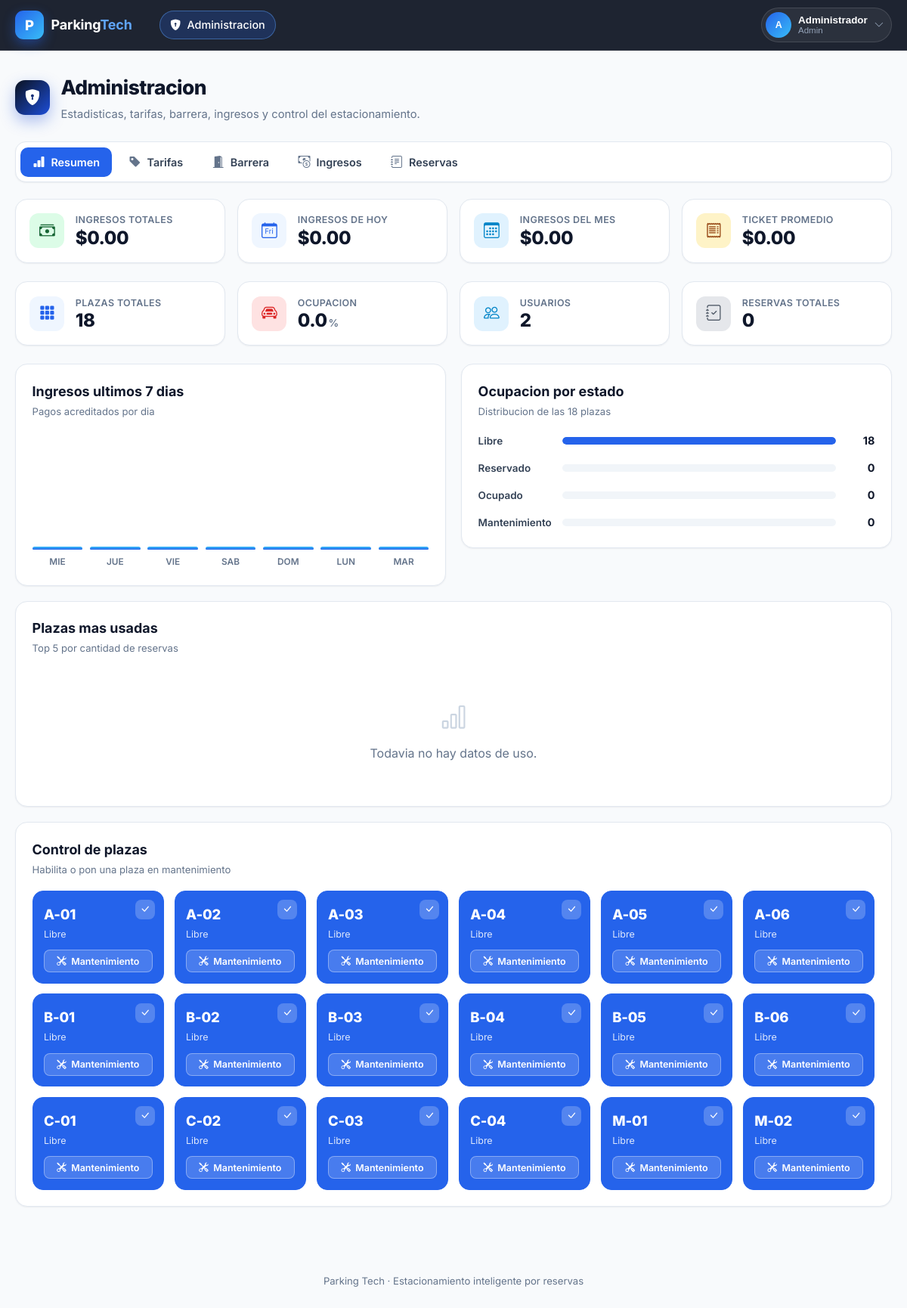
The app's page /vistas/admin.php (signed in) with its own data.
### tables this page shows
CREATE TABLE `usuarios` (
  `id`         INT AUTO_INCREMENT PRIMARY KEY,
  `nombre`     VARCHAR(100) NOT NULL,
  `email`      VARCHAR(150) NOT NULL,
  `password`   VARCHAR(255) NOT NULL,
  `telefono`   VARCHAR(30)  DEFAULT NULL,
  `rol`        ENUM('usuario','admin') NOT NULL DEFAULT 'usuario',
  `creado_en`  DATETIME NOT NULL DEFAULT CURRENT_TIMESTAMP,
  UNIQUE KEY `uq_usuarios_email` (`email`)
);

CREATE TABLE `espacios` (
  `id`        INT AUTO_INCREMENT PRIMARY KEY,
  `codigo`    VARCHAR(10) NOT NULL,
  `tipo`      ENUM('auto','moto') NOT NULL DEFAULT 'auto',
  `estado`    ENUM('libre','reservado','ocupado','mantenimiento') NOT NULL DEFAULT 'libre',
  `ubicacion` VARCHAR(100) DEFAULT NULL,
  `creado_en` DATETIME NOT NULL DEFAULT CURRENT_TIMESTAMP,
  UNIQUE KEY `uq_espacios_codigo` (`codigo`)
);

### includes/funciones.php (called while the page is built, shortened)
<?php
require_once __DIR__ . '/db.php';
function asset(string $ruta): string
{
    $ruta = ltrim($ruta, '/');
    $abs  = dirname(__DIR__) . '/' . $ruta;
    $v    = is_file($abs) ? (string) filemtime($abs) : '1';
    return raiz_web() . '/' . $ruta . '?v=' . $v;
}
function iniciales(string $nombre): string
{
    $partes = preg_split('/\s+/', trim($nombre)) ?: [];
    $ini    = strtoupper(substr($partes[0] ?? '', 0, 1) . substr($partes[1] ?? '', 0, 1));
    return $ini !== '' ? $ini : '?';
}
function disponibilidad_espacios(): array
{
    $pdo = db();
    return $pdo->query(
        "SELECT e.*, t.precio_hora,
                (SELECT MIN(r.fin)
                   FROM reservas r
                  WHERE r.espacio_id = e.id
                    AND r.estado IN ('pendiente','ingresado')
                    AND r.fin >= NOW()) AS libre_desde
           FROM espacios e
           LEFT JOIN tarifas t ON t.activo = 1 AND t.nombre = CONCAT('Hora ', e.tipo)
          ORDER BY e.codigo"
    )->fetchAll();
}
function admin_estadisticas(): array
{
    $pdo = db();
    $e   = [];
    $esp = ['libre' => 0, 'reservado' => 0, 'ocupado' => 0, 'mantenimiento' => 0];
    foreach ($pdo->query('SELECT estado, COUNT(*) c FROM espacios GROUP BY estado') as $r) {
        $esp[$r['estado']] = (int) $r['c'];
    }
    $e['espacios']       = $esp;
    $e['espacios_total'] = array_sum($esp);
    $e['ocupacion_pct']  = $e['espacios_total'] > 0
        ? round((($esp['ocupado'] + $esp['reservado']) / $e['espacios_total']) * 100, 1)
        : 0.0;
    $e['usuarios']  = (int) $pdo->query('SELECT COUNT(*) FROM usuarios')->fetchColumn();
    $e['admins']    = (int) $pdo->query("SELECT COUNT(*) FROM usuarios WHERE rol = 'admin'")->fetchColumn();
    $e['vehiculos'] = (int) $pdo->query('SELECT COUNT(*) FROM vehiculos')->fetchColumn();
    $res = ['pendiente' => 0, 'ingresado' => 0, 'finalizado' => 0, 'cancelada' => 0];
    foreach ($pdo->query('SELECT estado, COUNT(*) c FROM reservas GROUP BY estado') as $r) {
        $res[$r['estado']] = (int) $r['c'];
    }
    $e['reservas']       = $res;
    $e['reservas_total'] = array_sum($res);
    $e['ingresos_total'] = (float) $pdo->query(
        'SELECT COALESCE(SUM(monto), 0) FROM reservas WHERE pagada = 1'
    )->fetchColumn();
    $e['ingresos_hoy'] = (float) $pdo->query(
        'SELECT COALESCE(SUM(monto), 0) FROM reservas WHERE pagada = 1 AND DATE(pagado_en) = CURDATE()'
    )->fetchColumn();
    $e['ingresos_mes'] = (float) $pdo->query(
        'SELECT COALESCE(SUM(monto), 0) FROM reservas
          WHERE pagada = 1
            AND YEAR(pagado_en) = YEAR(CURDATE())
            AND MONTH(pagado_en) = MONTH(CURDATE())'
    )->fetchColumn();
    $e['pagos_count']     = (int) $pdo->query('SELECT COUNT(*) FROM reservas WHERE pagada = 1')->fetchColumn();
    $e['ticket_promedio'] = $e['pagos_count'] > 0
        ? round($e['ingresos_total'] / $e['pagos_count'], 2)
        : 0.0;
    $e['ingresos_tipo'] = $pdo->query(
        "SELECT e.tipo, COALESCE(SUM(r.monto), 0) total, COUNT(*) c
           FROM reservas r
           JOIN espacios e ON e.id = r.espacio_id
          WHERE r.pagada = 1
          GROUP BY e.tipo"
    )->fetchAll();
    $e['ingresos_7d'] = $pdo->query(
        "SELECT DATE(pagado_en) d, COALESCE(SUM(monto), 0) total
           FROM reservas
          WHERE pagada = 1 AND pagado_en >= (CURDATE() - INTERVAL 6 DAY)
          GROUP BY DATE(pagado_en)
          ORDER BY d"
    )->fetchAll();
    $e['top_espacios'] = $pdo->query(
        "SELECT e.codigo, e.tipo, COUNT(*) c, COALESCE(SUM(r.monto), 0) total
           FROM reservas r
           JOIN espacios e ON e.id = r.espacio_id
          GROUP BY e.id, e.codigo, e.tipo
          ORDER BY c DESC
          LIMIT 5"
    )->fetchAll();
    return $e;
}
function admin_serie_7d(array $filas): array
{
    $mapa = [];
    $dias   = [1 => 'Lun', 'Mar', 'Mie', 'Jue', 'Vie', 'Sab', 'Dom'];
    $serie  = [];
    $hoy    = new DateTimeImmutable('today');
    for ($i = 6; $i >= 0; $i--) {
        $dia = $hoy->sub(new DateInterval('P' . $i . 'D'));
        $clave = $dia->format('Y-m-d');
        $serie[] = [
            'dia'   => $clave,
            'label' => $dias[(int) $dia->format('N')],
            'total' => $mapa[$clave] ?? 0.0,
        ];
    }
    return $serie;
}

### includes/auth.php (called while the page is built, shortened)
<?php
require_once __DIR__ . '/funciones.php';
function usuario_actual(): ?array
{
    static $usuario = null;
    if ($usuario !== null && (int) $usuario['id'] === (int) $_SESSION['usuario_id']) {
        return $usuario;
    }
    $stmt = db()->prepare('SELECT id, nombre, email, telefono, rol FROM usuarios WHERE id = :id');
    $stmt->execute(['id' => $_SESSION['usuario_id']]);
    $usuario = $stmt->fetch() ?: null;
    return $usuario;
}
function requiere_login(): array
{
    $usuario = usuario_actual();
    return $usuario;
}
function es_admin(?array $usuario = null): bool
{
    $usuario = $usuario ?? usuario_actual();
    return ($usuario['rol'] ?? 'usuario') === 'admin';
}
function ruta_inicio(?array $usuario = null): string
{
    $usuario = $usuario ?? usuario_actual();
    return raiz_web() . (es_admin($usuario) ? '/vistas/admin.php' : '/vistas/dashboard.php');
}
function requiere_admin(): array
{
    $usuario = requiere_login();
    return $usuario;
}
function raiz_web(): string
{
    $dir = str_replace('\\', '/', dirname($_SERVER['SCRIPT_NAME'] ?? '/'));
    return (string) preg_replace('#/(vistas|api)$#', '', $dir);
}

### includes/db.php (called while the page is built, shortened)
<?php
function db(): PDO
{
    static $pdo = null;
    if ($pdo instanceof PDO) {
        return $pdo;
    }
    $dsn = sprintf(
        'mysql:host=%s;port=%s;dbname=%s;charset=utf8mb4',
        DB_HOST,
        DB_PORT,
        DB_NAME
    );
    try {
        $pdo = new PDO($dsn, DB_USER, DB_PASS, [
            PDO::ATTR_ERRMODE            => PDO::ERRMODE_EXCEPTION,
            PDO::ATTR_DEFAULT_FETCH_MODE => PDO::FETCH_ASSOC,
            PDO::ATTR_EMULATE_PREPARES   => false,
        ]);
    } catch (PDOException $e) {
        http_response_code(500);
        header('Content-Type: application/json; charset=utf-8');
        echo json_encode([
            'ok'    => false,
            'error' => 'No se pudo conectar a la base de datos.',
        ]);
        exit;
    }
    return $pdo;
}

### vistas/admin.php (the view, shortened to what this page needs)
<?php
require_once __DIR__ . '/../includes/auth.php';
require_once __DIR__ . '/../includes/funciones.php';
$admin = requiere_admin();
$est        = admin_estadisticas();
$serie      = admin_serie_7d($est['ingresos_7d']);
$maxSerie   = 0.0;
foreach ($serie as $p) {
    $maxSerie = max($maxSerie, $p['total']);
}
if ($maxSerie <= 0) {
    $maxSerie = 1;
}
$espacios  = disponibilidad_espacios();
$iconoEstado = [
    'libre'         => 'bi-check-lg',
    'reservado'     => 'bi-clock-fill',
    'ocupado'       => 'bi-car-front-fill',
    'mantenimiento' => 'bi-tools',
];
$etiquetaEstado = [
    'libre'         => 'Libre',
    'reservado'     => 'Reservado',
    'ocupado'       => 'Ocupado',
    'mantenimiento' => 'Mantenimiento',
];
$activo = 'admin';
require __DIR__ . '/partials/header.php';
?>
<div class="page-head">
  <div class="page-head-main">
    <span class="admin-badge"><i class="bi bi-shield-lock-fill"></i></span>
    <div>
      <h1 class="page-title">Administracion</h1>
      <p class="page-sub">Estadisticas, tarifas, barrera, ingresos y control del estacionamiento.</p>
    </div>
  </div>
</div>
<nav class="ad-tabs">
  <button type="button" class="ad-tab is-active" data-tab="resumen"><i class="bi bi-bar-chart-fill"></i> Resumen</button>
  <button type="button" class="ad-tab" data-tab="tarifas"><i class="bi bi-tag-fill"></i> Tarifas</button>
  <button type="button" class="ad-tab" data-tab="barrera"><i class="bi bi-door-open-fill"></i> Barrera</button>
  <button type="button" class="ad-tab" data-tab="ingresos"><i class="bi bi-cash-coin"></i> Ingresos</button>
  <button type="button" class="ad-tab" data-tab="reservas"><i class="bi bi-journal-text"></i> Reservas</button>
</nav>
<section class="ad-panel" data-panel="resumen">
  <section class="stats">
    <div class="stat">
      <span class="stat-icon green"><i class="bi bi-cash-stack"></i></span>
      <div>
        <span class="stat-label">Ingresos totales</span>
        <strong class="stat-value">$<?= number_format($est['ingresos_total'], 2, '.', ',') ?></strong>
      </div>
    </div>
    <div class="stat">
      <span class="stat-icon blue"><i class="bi bi-calendar-day"></i></span>
      <div>
        <span class="stat-label">Ingresos de hoy</span>
        <strong class="stat-value">$<?= number_format($est['ingresos_hoy'], 2, '.', ',') ?></strong>
      </div>
    </div>
    <div class="stat">
      <span class="stat-icon sky"><i class="bi bi-calendar3"></i></span>
      <div>
        <span class="stat-label">Ingresos del mes</span>
        <strong class="stat-value">$<?= number_format($est['ingresos_mes'], 2, '.', ',') ?></strong>
      </div>
    </div>
    <div class="stat">
      <span class="stat-icon amber"><i class="bi bi-receipt"></i></span>
      <div>
        <span class="stat-label">Ticket promedio</span>
        <strong class="stat-value">$<?= number_format($est['ticket_promedio'], 2, '.', ',') ?></strong>
      </div>
    </div>
  </section>
  <section class="stats">
    <div class="stat">
      <span class="stat-icon blue"><i class="bi bi-grid-3x3-gap-fill"></i></span>
      <div>
        <span class="stat-label">Plazas totales</span>
        <strong class="stat-value"><?= (int) $est['espacios_total'] ?></strong>
      </div>
    </div>
    <div class="stat">
      <span class="stat-icon rojo"><i class="bi bi-car-front"></i></span>
      <div>
        <span class="stat-label">Ocupacion</span>
        <strong class="stat-value"><?= number_format($est['ocupacion_pct'], 1, '.', ',') ?><small>%</small></strong>
      </div>
    </div>
    <div class="stat">
      <span class="stat-icon sky"><i class="bi bi-people"></i></span>
      <div>
        <span class="stat-label">Usuarios</span>
        <strong class="stat-value"><?= (int) $est['usuarios'] ?></strong>
      </div>
    </div>
    <div class="stat">
      <span class="stat-icon gris"><i class="bi bi-journal-check"></i></span>
      <div>
        <span class="stat-label">Reservas totales</span>
        <strong class="stat-value"><?= (int) $est['reservas_total'] ?></strong>
      </div>
    </div>
  </section>
  <div class="ad-grid">
    <section class="card">
      <div class="card-head">
        <div>
          <h2>Ingresos ultimos 7 dias</h2>
          <p class="card-sub">Pagos acreditados por dia</p>
        </div>
      </div>
      <div class="ad-chart">
        <?php foreach ($serie as $p):
            $h = $maxSerie > 0 ? round($p['total'] / $maxSerie * 100) : 0;
        ?>
          <div class="ad-bar" title="<?= htmlspecialchars($p['dia']) ?> · $<?= number_format($p['total'], 2, '.', ',') ?>">
            <span class="ad-bar-fill" style="height: <?= $h ?>%"></span>
            <span class="ad-bar-label"><?= htmlspecialchars($p['label']) ?></span>
          </div>
        <?php endforeach; ?>
      </div>
    </section>
    <section class="card">
      <div class="card-head">
        <div>
          <h2>Ocupacion por estado</h2>
          <p class="card-sub">Distribucion de las <?= (int) $est['espacios_total'] ?> plazas</p>
        </div>
      </div>
      <ul class="ad-bars">
        <?php
        $colores = ['libre' => 'var(--libre)', 'reservado' => 'var(--reservado)', 'ocupado' => 'var(--ocupado)', 'mantenimiento' => 'var(--manten)'];
        foreach ($est['espacios'] as $k => $n):
            $pct = $est['espacios_total'] > 0 ? round($n / $est['espacios_total'] * 100) : 0;
        ?>
          <li>
            <span class="ad-bars-label"><?= htmlspecialchars($etiquetaEstado[$k]) ?></span>
            <span class="ad-bars-track"><span class="ad-bars-fill" style="width: <?= $pct ?>%; background: <?= $colores[$k] ?>"></span></span>
            <span class="ad-bars-num"><?= (int) $n ?></span>
          </li>
        <?php endforeach; ?>
      </ul>
    </section>
  </div>
  <section class="card">
    <div class="card-head">
      <div>
        <h2>Plazas mas usadas</h2>
        <p class="card-sub">Top 5 por cantidad de reservas</p>
      </div>
    </div>
    <?php if (!$est['top_espacios']): ?>
      <div class="empty"><i class="bi bi-bar-chart"></i><p>Todavia no hay datos de uso.</p></div>
    <?php endif; ?>
  </section>
  <section class="card">
    <div class="card-head">
      <div>
        <h2>Control de plazas</h2>
        <p class="card-sub">Habilita o pon una plaza en mantenimiento</p>
      </div>
    </div>
    <div class="plazas-grid">
      <?php foreach ($espacios as $e):
          $estado = $e['estado'];
      ?>
        <div class="plaza <?= htmlspecialchars($estado) ?>" data-estado="<?= htmlspecialchars($estado) ?>">
          <span class="p-estado"><i class="bi <?= htmlspecialchars($iconoEstado[$estado] ?? 'bi-circle') ?>"></i></span>
          <div class="p-codigo"><?= htmlspecialchars($e['codigo']) ?></div>
          <div class="p-meta"><?= htmlspecialchars($etiquetaEstado[$estado] ?? $estado) ?></div>
          <?php if ($estado === 'libre' || $estado === 'mantenimiento'): ?>
            <form method="post" class="p-accion">
              <button type="submit" class="p-btn">
                <?= $estado === 'libre' ? '<i class="bi bi-tools"></i> Mantenimiento' : '<i class="bi bi-check-lg"></i> Habilitar' ?>
              </button>
            </form>
          <?php else: ?>
            <div class="p-accion"><span class="p-btn disabled">En uso</span></div>
          <?php endif; ?>
        </div>
      <?php endforeach; ?>
    </div>
  </section>
</section>
<?php
require __DIR__ . '/partials/footer.php';

### vistas/partials/header.php (shortened to what this page needs)
<?php
$activo = $activo ?? '';
$u      = usuario_actual();
$raiz   = raiz_web();
$nombre = $u['nombre'] ?? 'Usuario';
$rol    = $u['rol'] ?? 'usuario';
$avatar = iniciales($nombre);
?><!DOCTYPE html>
<html lang="es">
<head>
<link rel="stylesheet" href="https://cdn.jsdelivr.net/npm/bootstrap-icons@1.11.3/font/bootstrap-icons.min.css">
<link rel="stylesheet" href="<?= htmlspecialchars(asset('assets/css/estilos.css')) ?>">
</head>
<body>
<header class="site-header">
  <div class="header-inner">
    <a class="brand" href="<?= htmlspecialchars(ruta_inicio($u)) ?>">
      <span class="brand-mark">P</span>
      <span class="brand-name">Parking<span>Tech</span></span>
    </a>
    <nav class="main-nav">
      <?php if ($rol === 'admin'): ?>
      <a class="nav-link <?= $activo === 'admin' ? 'is-active' : '' ?>" href="<?= htmlspecialchars($raiz) ?>/vistas/admin.php">
        <i class="bi bi-shield-lock-fill"></i> Administracion
      </a>
      <?php endif; ?>
    </nav>
    <div class="user-menu">
      <button class="user-trigger" type="button">
        <span class="avatar"><?= htmlspecialchars($avatar) ?></span>
        <span class="user-meta">
          <strong><?= htmlspecialchars($nombre) ?></strong>
          <small><?= htmlspecialchars(ucfirst($rol)) ?></small>
        </span>
        <i class="bi bi-chevron-down chev"></i>
      </button>
    </div>
  </div>
</header>
<main class="wrap">

### vistas/partials/footer.php (shortened to what this page needs)
</main>
<footer class="pie">
  <span>Parking Tech · Estacionamiento inteligente por reservas</span>
</footer>
</body>
</html>

### records on screen
usuarios: nombre "A", nombre "Administrador", rol "Admin"
espacios: codigo "A-01", estado "Libre", shows "Mantenimiento"
espacios: codigo "A-02", estado "Libre", shows "Mantenimiento"
espacios: codigo "A-03", estado "Libre", shows "Mantenimiento"
espacios: codigo "A-04", estado "Libre", shows "Mantenimiento"
espacios: codigo "A-05", estado "Libre", shows "Mantenimiento"
espacios: codigo "A-06", estado "Libre", shows "Mantenimiento"
espacios: codigo "B-01", estado "Libre", shows "Mantenimiento"
espacios: codigo "B-02", estado "Libre", shows "Mantenimiento"
espacios: codigo "B-03", estado "Libre", shows "Mantenimiento"
espacios: codigo "B-04", estado "Libre", shows "Mantenimiento"
espacios: codigo "B-05", estado "Libre", shows "Mantenimiento"
espacios: codigo "B-06", estado "Libre", shows "Mantenimiento"
espacios: codigo "C-01", estado "Libre", shows "Mantenimiento"
espacios: codigo "C-02", estado "Libre", shows "Mantenimiento"
espacios: codigo "C-03", estado "Libre", shows "Mantenimiento"
espacios: codigo "C-04", estado "Libre", shows "Mantenimiento"
espacios: codigo "M-01", estado "Libre", shows "Mantenimiento"
espacios: codigo "M-02", estado "Libre", shows "Mantenimiento"

### other values on screen
$est['ingresos_total'] "0.00"
$est['ingresos_hoy'] "0.00"
$est['ingresos_mes'] "0.00"
$est['ticket_promedio'] "0.00"
$est['espacios_total'] "18"
$est['ocupacion_pct'] "0.0"
$est['usuarios'] "2"
$est['reservas_total'] "0"
$p['label'] "MIE"
$p['label'] "JUE"
$p['label'] "VIE"
$p['label'] "SAB"
$p['label'] "DOM"
$p['label'] "LUN"
$p['label'] "MAR"
